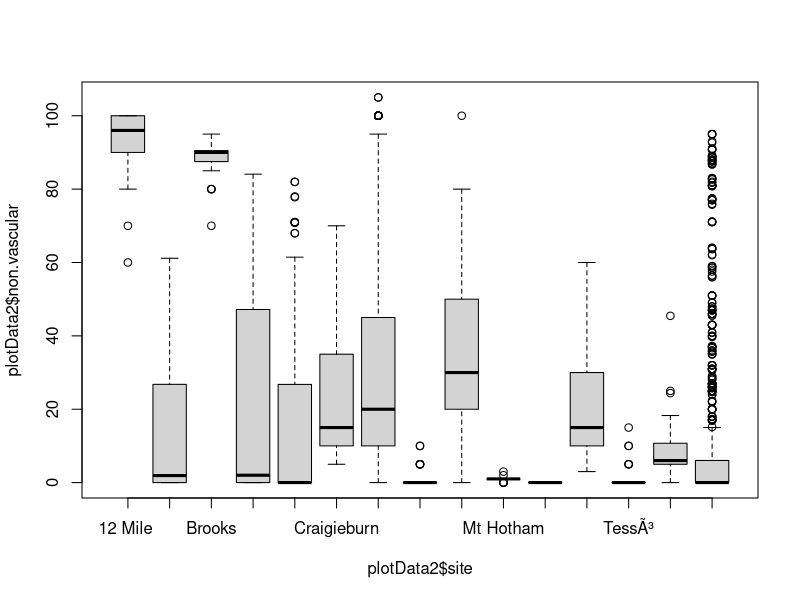
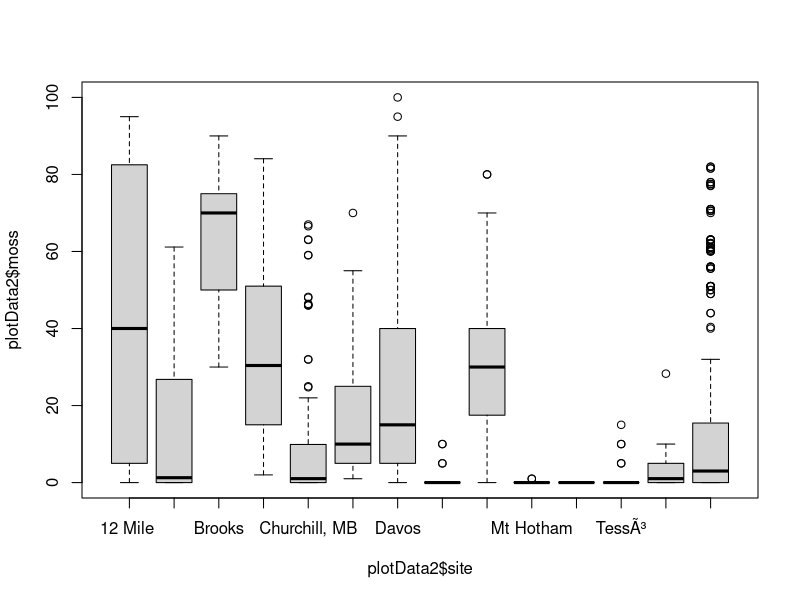
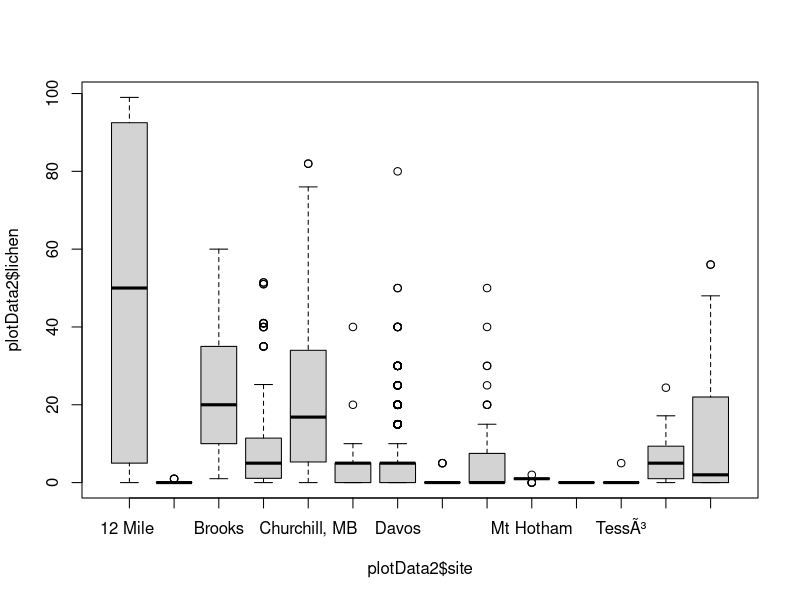
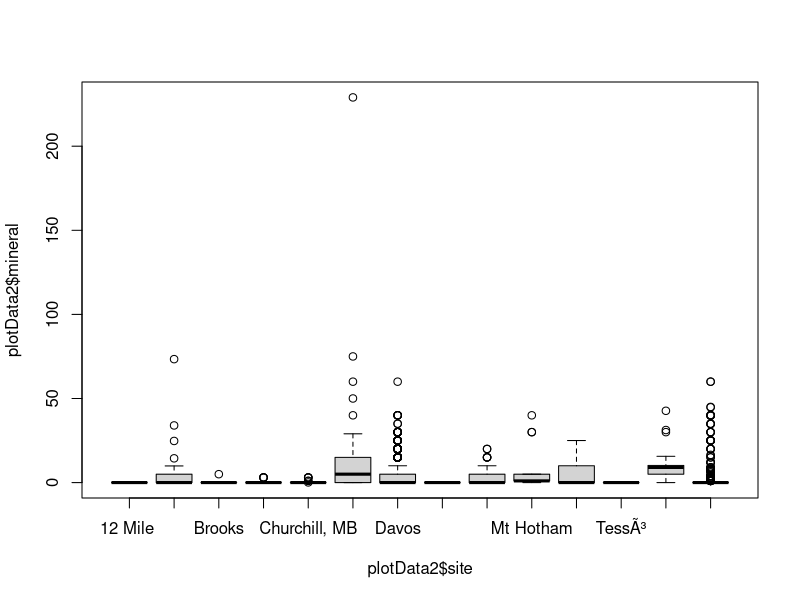

Source code (R) for these figures, in order: (Note: this script raises an error after producing the figures.)
#Set working directory
setwd("~/DataSynthesisWorkshop")

#Load data
plotData <- read.csv("Data/plotData.csv", header = TRUE)
plotData2<-plotData

#Load libraries
library(ggplot2)
library(plyr)

#Define functions
minfunction<-function(x){
  min(x, na.rm=T)
}
maxfunction<-function(x){
  max(x, na.rm=T)
}

#Check that total veg cover is always 100
unique(plotData2$total)
#It's not! 

#make a summary table of those 
veg_problems <- plotData2[plotData2$total != 100, ] 
veg_problems <- veg_problems[veg_problems$site != "Canol Trail, NWT", ]
veg_problems <- veg_problems[veg_problems$site != "Churchill, MB", ]
veg_problems <- veg_problems[veg_problems$site != "Wolf Creek, YK", ]
unique(veg_problems$site)

#Craigieburn T1 P8 : mineral should be 29 instead of 229
#"Canol Trail, NWT", "Wolf Creek, YK" and "Churchill, MB": category "other" = 100 in all cases so OK
#Cover > 100% might be layers? e.g. Ruby Range Printers,
#Cover < 100% ??? e.g. Davos


BPnon.vascular <- boxplot(plotData2$non.vascular ~ plotData2$site)
BPmoss <- boxplot(plotData2$moss ~ plotData2$site)
BPlichen <- boxplot(plotData2$lichen ~ plotData2$site)
BPmineral <- boxplot(plotData2$mineral ~ plotData2$site)
BPorganic <- boxplot(plotData2$organic ~ plotData2$site)
BProck <- boxplot(plotData2$rock ~ plotData2$site)
BPshrub <- boxplot(plotData2$shrub ~ plotData2$site)
BPgraminoid <- boxplot(plotData2$graminoid ~ plotData2$site)
BPlitter <- boxplot(plotData2$litter ~ plotData2$site)
BPexcrement <- boxplot(plotData2$excrement ~ plotData2$site)
BPother <- boxplot(plotData2$other ~ plotData2$site)
BPtotal <- boxplot(plotData2$total ~ plotData2$site)

